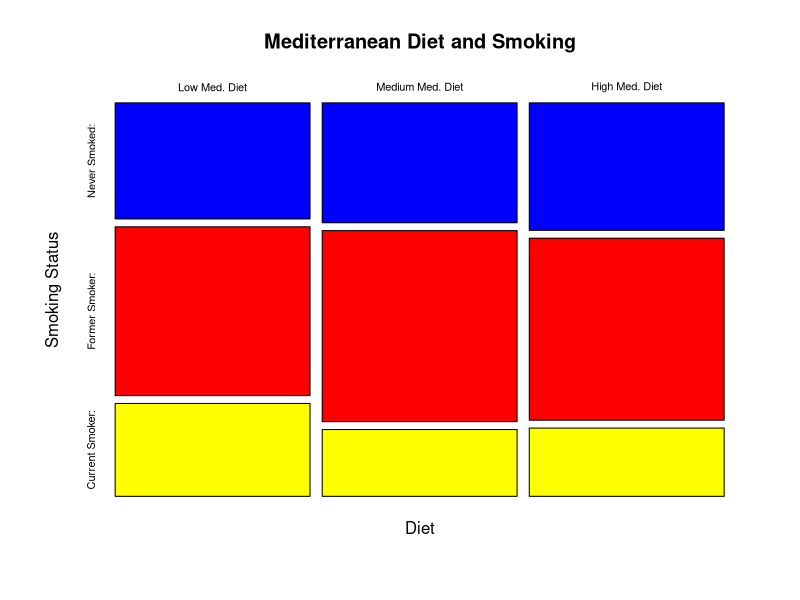

Generate this figure with R:
setwd("~/Desktop/NYU/Biostatistics/Week_5")
data <- matrix(c(2516, 2920, 2417, 3657, 4653, 3449, 2012, 1627, 1294), ncol= 3, byrow = T) 
#This command sets up the numerical data into columns of three.
colnames( data ) <- c( "Low Med. Diet" , "Medium Med. Diet", "High Med. Diet") 
rownames( data ) <- c( "Never Smoked:" , "Former Smoker:", "Current Smoker:" )
data

rf <- prop.table( data, 2) #This converts the data into the desired relative frequencies.
rf
t.rf <- t( rf ) #Data is transposed from the matrix so the mosaic plot can read the data appropriately.
t.rf
mosaicplot(t.rf , main = "Mediterranean Diet and Smoking" , xlab = "Diet", ylab = "Smoking Status", col = c( "blue" , "red", "yellow") ) #This provides the mosaic plot.

test_results = chisq.test( data ) 
#This converts the chi square results into a variable, which can then be referenced for observed and expected values.

E <- test_results$expected
E
O <- test_results$observed
O
test_results

